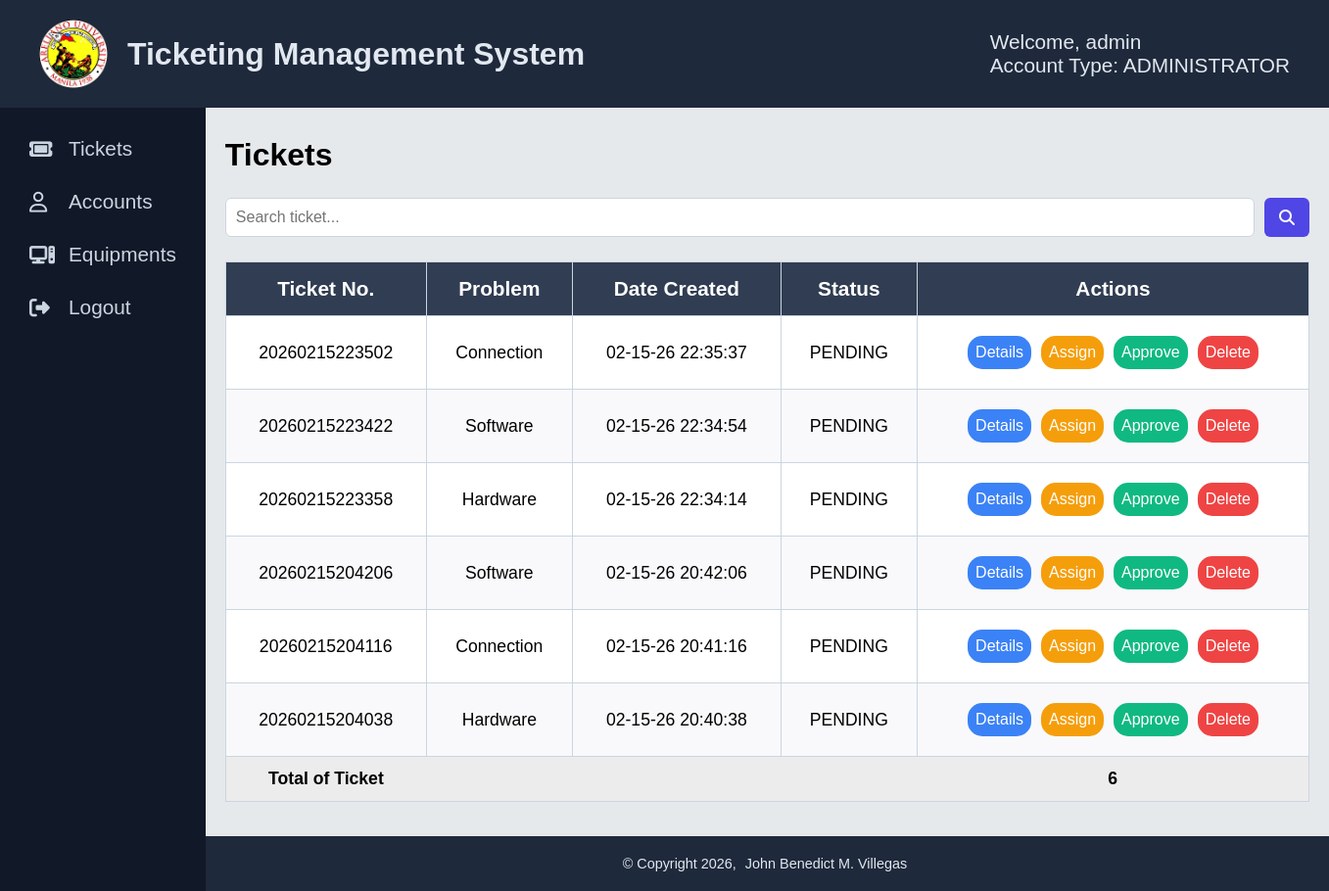
The app's page /ticket-management/ticket-management-admin.php (signed in), older data.
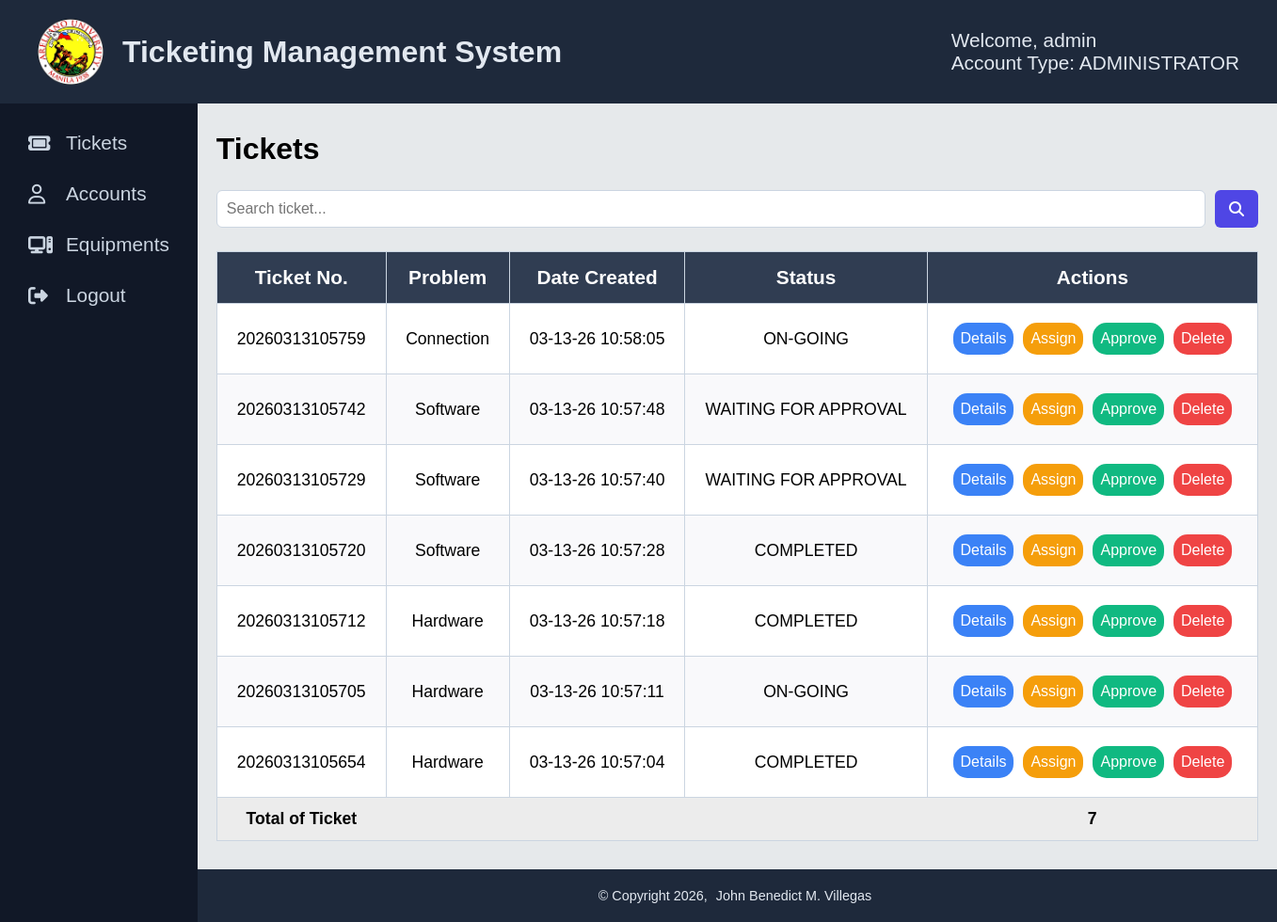
The same page, newer data.
### tables this page shows
CREATE TABLE `tbltickets` (
  `ticket_number` varchar(100) NOT NULL,
  `problem` varchar(100) NOT NULL,
  `details` varchar(100) NOT NULL,
  `status` varchar(30) NOT NULL,
  `created_by` varchar(50) NOT NULL,
  `date_created` varchar(50) NOT NULL,
  `assigned_to` varchar(50) DEFAULT NULL,
  `date_assigned` varchar(50) DEFAULT NULL,
  `date_completed` varchar(50) DEFAULT NULL,
  `approved_by` varchar(50) DEFAULT NULL,
  `date_approved` varchar(50) DEFAULT NULL
);

### ticket-management/ticket-management-admin.php (the view, shortened to what the changed rows need)
<?php
require_once("../config/config.php");
?>
<!DOCTYPE html>
<html lang="en">
<head>
    <link rel="stylesheet" href="https://cdnjs.cloudflare.com/ajax/libs/font-awesome/6.5.1/css/all.min.css">
    <link rel="stylesheet" href="../assets/css/notification.css">
    <link rel="stylesheet" href="../assets/css/ticket-style/mains.css">
</head>
<body>
    <?php include("../includes/nav-sidebar.php");?>
        <div class="container">
            <div class="wrapper">
                    <form action="<?php echo htmlspecialchars($_SERVER['PHP_SELF'])?>" method="post">
                    <div class="table-div">
                        <?php
                        function buildtable($result) {
                            if (mysqli_num_rows($result) > 0) {
                                echo "<table>";
                                echo "<tr>";
                                echo "<th>Ticket No.</th><th>Problem</th><th>Date Created</th><th>Status</th><th>Actions</th>";
                                echo "</tr>";
                                while ($row = mysqli_fetch_array($result)) {
                                    echo "<tr>";
                                    echo "<td>" . $row['ticket_number'] . "</td>";
                                    echo "<td>" . $row['problem'] . "</td>";
                                    echo "<td>" . $row['date_created'] . "</td>";
                                    echo "<td>" . $row['status'] . "</td>";
                                    echo "<td class = 'actions'>";
                                    echo "<button type='button'
                                            onclick=\"detailsModal('".$row['ticket_number']."')\"
                                            class='details'>
                                            Details
                                        </button>";
                                        echo "<button type='button'
                                                onclick=\"assignModal('".$row['ticket_number']."')\"
                                                class='assign'>
                                                Assign
                                            </button>";
                                    echo "<button type='button'
                                            onclick=\"approveModal('".$row['ticket_number']."')\"
                                            class='approve'>
                                            Approve
                                        </button>";
                                    echo "<button type='button'
                                            onclick=\"deleteModal('".$row['ticket_number']."')\"
                                            class='delete'>
                                            Delete
                                        </button>";
                                    echo "</td>";
                                    echo "</tr>";
                                }
                                echo "<tr class='countTotal'>";
                                echo "<td>Total of Ticket</td>";
                                echo "<td colspan='3'></td>";
                                echo "<td>". mysqli_num_rows($result)."</td>";
                                echo "</tr>";
                                echo "</table>";
                            } else {
                                echo "No ticket found.";
                            }
                        }
                        if (isset($_POST['btnsearch'])) {
                            $sql = "SELECT * FROM tbltickets WHERE (ticket_number LIKE ? OR problem LIKE ? OR status LIKE ?) ORDER BY date_created DESC";
                            if ($stmt = mysqli_prepare($link, $sql)) {
                                $searchvalue = '%' . $_POST['txtsearch'] . '%';
                                mysqli_stmt_bind_param($stmt, "sss", $searchvalue, $searchvalue, $searchvalue);
                                if (mysqli_stmt_execute($stmt)) {
                                    $result = mysqli_stmt_get_result($stmt);
                                    buildtable($result);
                                }
                            }
                        } else {
                            $sql = "SELECT * FROM tbltickets ORDER BY date_created DESC";
                            $stmt = mysqli_prepare($link, $sql);
                                if (mysqli_stmt_execute($stmt)) {
                                    $result = mysqli_stmt_get_result($stmt);
                                    buildtable($result);
                                }
                        }
                        ?>
                    </div>
                </form>
            </div>
        </div>
    </main>
          <?php include("./admin/delete-ticket.php");?>
</body>
</html>

Row changes from the older to the newer data that the page shows:
removed tbltickets: ticket_number "20260215223502", problem "Connection", date_created "02-15-26 22:35:37", status "PENDING"
removed tbltickets: ticket_number "20260215223422", problem "Software", date_created "02-15-26 22:34:54", status "PENDING"
removed tbltickets: ticket_number "20260215223358", problem "Hardware", date_created "02-15-26 22:34:14", status "PENDING"
removed tbltickets: ticket_number "20260215204206", problem "Software", date_created "02-15-26 20:42:06", status "PENDING"
removed tbltickets: ticket_number "20260215204116", problem "Connection", date_created "02-15-26 20:41:16", status "PENDING"
removed tbltickets: ticket_number "20260215204038", problem "Hardware", date_created "02-15-26 20:40:38", status "PENDING"
added tbltickets: ticket_number "20260313105759", problem "Connection", date_created "03-13-26 10:58:05", status "ON-GOING"
added tbltickets: ticket_number "20260313105742", problem "Software", date_created "03-13-26 10:57:48", status "WAITING FOR APPROVAL"
added tbltickets: ticket_number "20260313105729", problem "Software", date_created "03-13-26 10:57:40", status "WAITING FOR APPROVAL"
added tbltickets: ticket_number "20260313105720", problem "Software", date_created "03-13-26 10:57:28", status "COMPLETED"
added tbltickets: ticket_number "20260313105712", problem "Hardware", date_created "03-13-26 10:57:18", status "COMPLETED"
added tbltickets: ticket_number "20260313105705", problem "Hardware", date_created "03-13-26 10:57:11", status "ON-GOING"
added tbltickets: ticket_number "20260313105654", problem "Hardware", date_created "03-13-26 10:57:04", status "COMPLETED"
Text that changed along with them:
mysqli_num_rows($result): "6" → "7"
